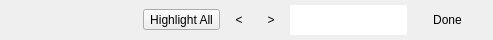
<?xml version="1.0" encoding="UTF-8"?>
<ui version="4.0">
 <class>SearchBanner</class>
 <widget class="QWidget" name="SearchBanner">
  <property name="geometry">
   <rect>
    <x>0</x>
    <y>0</y>
    <width>493</width>
    <height>40</height>
   </rect>
  </property>
  <property name="sizePolicy">
   <sizepolicy hsizetype="Preferred" vsizetype="Minimum">
    <horstretch>0</horstretch>
    <verstretch>0</verstretch>
   </sizepolicy>
  </property>
  <layout class="QHBoxLayout" name="horizontalLayout">
   <property name="spacing">
    <number>6</number>
   </property>
   <property name="leftMargin">
    <number>12</number>
   </property>
   <property name="topMargin">
    <number>0</number>
   </property>
   <property name="bottomMargin">
    <number>0</number>
   </property>
   <item>
    <spacer name="horizontalSpacer">
     <property name="orientation">
      <enum>Qt::Horizontal</enum>
     </property>
     <property name="sizeHint" stdset="0">
      <size>
       <width>26</width>
       <height>20</height>
      </size>
     </property>
    </spacer>
   </item>
   <item>
    <widget class="QLabel" name="searchInfo"/>
   </item>
   <item>
    <widget class="QToolButton" name="highlightAllButton">
     <property name="visible">
      <bool>false</bool>
     </property>
     <property name="text">
      <string>Highlight All</string>
     </property>
     <property name="checkable">
      <bool>true</bool>
     </property>
    </widget>
   </item>
   <item>
    <widget class="QToolButton" name="previousButton">
     <property name="autoFillBackground">
      <bool>true</bool>
     </property>
     <property name="styleSheet">
      <string notr="true">border: none;
padding: 0 5;
height: 30px;
border-radius: 2px;
</string>
     </property>
     <property name="text">
      <string notr="true">&lt;</string>
     </property>
    </widget>
   </item>
   <item>
    <widget class="QToolButton" name="nextButton">
     <property name="autoFillBackground">
      <bool>true</bool>
     </property>
     <property name="styleSheet">
      <string notr="true">border: none;
padding: 0 5;
height: 30px;
border-radius: 2px;
</string>
     </property>
     <property name="text">
      <string notr="true">&gt;</string>
     </property>
    </widget>
   </item>
   <item>
    <widget class="SearchLineEdit" name="searchLineEdit">
     <property name="styleSheet">
      <string notr="true">border: none;
height: 30px;
border-radius: 2px;
</string>
     </property>
    </widget>
   </item>
   <item>
    <widget class="QPushButton" name="doneButton">
     <property name="autoFillBackground">
      <bool>false</bool>
     </property>
     <property name="styleSheet">
      <string notr="true">border: none;
padding: 0 20;
height: 30px;
border-radius: 2px;
text-align: center;

</string>
     </property>
     <property name="text">
      <string>Done</string>
     </property>
    </widget>
   </item>
  </layout>
 </widget>
 <customwidgets>
  <customwidget>
   <class>SearchLineEdit</class>
   <extends>QLineEdit</extends>
   <header>searchlineedit.h</header>
  </customwidget>
 </customwidgets>
 <resources/>
 <connections/>
</ui>
